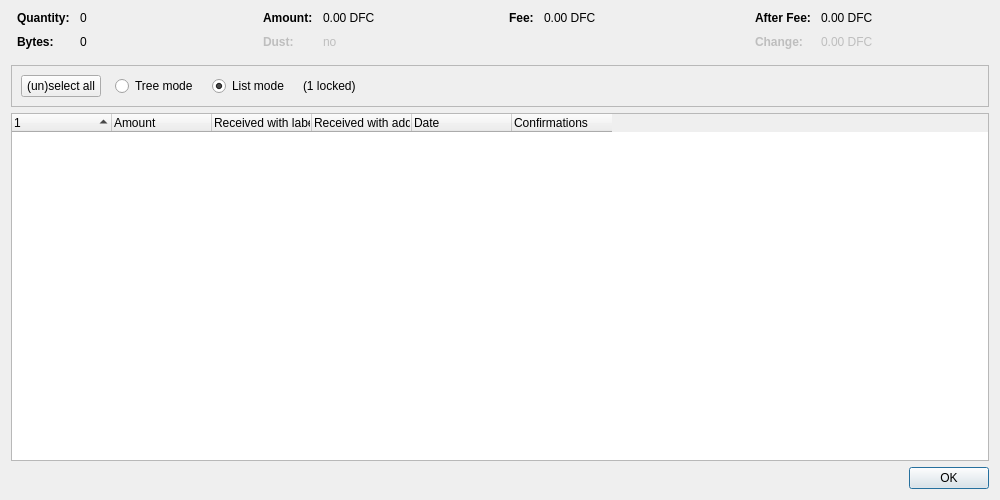
<?xml version="1.0" encoding="UTF-8"?>
<ui version="4.0">
 <class>CoinControlDialog</class>
 <widget class="QDialog" name="CoinControlDialog">
  <property name="geometry">
   <rect>
    <x>0</x>
    <y>0</y>
    <width>1000</width>
    <height>500</height>
   </rect>
  </property>
  <property name="windowTitle">
   <string>Coin Selection</string>
  </property>
  <layout class="QVBoxLayout" name="verticalLayout">
   <item>
    <layout class="QHBoxLayout" name="horizontalLayoutTop" stretch="0,0,0,0">
     <property name="topMargin">
      <number>0</number>
     </property>
     <property name="bottomMargin">
      <number>10</number>
     </property>
     <item>
      <layout class="QFormLayout" name="formLayoutCoinControl1">
       <property name="horizontalSpacing">
        <number>10</number>
       </property>
       <property name="verticalSpacing">
        <number>10</number>
       </property>
       <property name="leftMargin">
        <number>6</number>
       </property>
       <property name="rightMargin">
        <number>6</number>
       </property>
       <item row="0" column="0">
        <widget class="QLabel" name="labelCoinControlQuantityText">
         <property name="font">
          <font>
           <weight>75</weight>
           <bold>true</bold>
          </font>
         </property>
         <property name="text">
          <string>Quantity:</string>
         </property>
        </widget>
       </item>
       <item row="0" column="1">
        <widget class="QLabel" name="labelCoinControlQuantity">
         <property name="cursor">
          <cursorShape>IBeamCursor</cursorShape>
         </property>
         <property name="contextMenuPolicy">
          <enum>Qt::ActionsContextMenu</enum>
         </property>
         <property name="text">
          <string notr="true">0</string>
         </property>
         <property name="textInteractionFlags">
          <set>Qt::LinksAccessibleByMouse|Qt::TextSelectableByKeyboard|Qt::TextSelectableByMouse</set>
         </property>
        </widget>
       </item>
       <item row="1" column="0">
        <widget class="QLabel" name="labelCoinControlBytesText">
         <property name="font">
          <font>
           <weight>75</weight>
           <bold>true</bold>
          </font>
         </property>
         <property name="text">
          <string>Bytes:</string>
         </property>
        </widget>
       </item>
       <item row="1" column="1">
        <widget class="QLabel" name="labelCoinControlBytes">
         <property name="cursor">
          <cursorShape>IBeamCursor</cursorShape>
         </property>
         <property name="contextMenuPolicy">
          <enum>Qt::ActionsContextMenu</enum>
         </property>
         <property name="text">
          <string notr="true">0</string>
         </property>
         <property name="textInteractionFlags">
          <set>Qt::LinksAccessibleByMouse|Qt::TextSelectableByKeyboard|Qt::TextSelectableByMouse</set>
         </property>
        </widget>
       </item>
      </layout>
     </item>
     <item>
      <layout class="QFormLayout" name="formLayoutCoinControl2">
       <property name="horizontalSpacing">
        <number>10</number>
       </property>
       <property name="verticalSpacing">
        <number>10</number>
       </property>
       <property name="leftMargin">
        <number>6</number>
       </property>
       <property name="rightMargin">
        <number>6</number>
       </property>
       <item row="0" column="0">
        <widget class="QLabel" name="labelCoinControlAmountText">
         <property name="font">
          <font>
           <weight>75</weight>
           <bold>true</bold>
          </font>
         </property>
         <property name="text">
          <string>Amount:</string>
         </property>
        </widget>
       </item>
       <item row="0" column="1">
        <widget class="QLabel" name="labelCoinControlAmount">
         <property name="cursor">
          <cursorShape>IBeamCursor</cursorShape>
         </property>
         <property name="contextMenuPolicy">
          <enum>Qt::ActionsContextMenu</enum>
         </property>
         <property name="text">
          <string notr="true">0.00 DFC</string>
         </property>
         <property name="textInteractionFlags">
          <set>Qt::LinksAccessibleByMouse|Qt::TextSelectableByKeyboard|Qt::TextSelectableByMouse</set>
         </property>
        </widget>
       </item>
       <item row="1" column="0">
        <widget class="QLabel" name="labelCoinControlLowOutputText">
         <property name="enabled">
          <bool>false</bool>
         </property>
         <property name="font">
          <font>
           <weight>75</weight>
           <bold>true</bold>
          </font>
         </property>
         <property name="text">
          <string>Dust:</string>
         </property>
        </widget>
       </item>
       <item row="1" column="1">
        <widget class="QLabel" name="labelCoinControlLowOutput">
         <property name="enabled">
          <bool>false</bool>
         </property>
         <property name="cursor">
          <cursorShape>IBeamCursor</cursorShape>
         </property>
         <property name="contextMenuPolicy">
          <enum>Qt::ActionsContextMenu</enum>
         </property>
         <property name="text">
          <string notr="true">no</string>
         </property>
         <property name="textInteractionFlags">
          <set>Qt::LinksAccessibleByMouse|Qt::TextSelectableByKeyboard|Qt::TextSelectableByMouse</set>
         </property>
        </widget>
       </item>
      </layout>
     </item>
     <item>
      <layout class="QFormLayout" name="formLayoutCoinControl3">
       <property name="horizontalSpacing">
        <number>10</number>
       </property>
       <property name="verticalSpacing">
        <number>10</number>
       </property>
       <property name="leftMargin">
        <number>6</number>
       </property>
       <property name="rightMargin">
        <number>6</number>
       </property>
       <item row="0" column="0">
        <widget class="QLabel" name="labelCoinControlFeeText">
         <property name="font">
          <font>
           <weight>75</weight>
           <bold>true</bold>
          </font>
         </property>
         <property name="text">
          <string>Fee:</string>
         </property>
        </widget>
       </item>
       <item row="0" column="1">
        <widget class="QLabel" name="labelCoinControlFee">
         <property name="cursor">
          <cursorShape>IBeamCursor</cursorShape>
         </property>
         <property name="contextMenuPolicy">
          <enum>Qt::ActionsContextMenu</enum>
         </property>
         <property name="text">
          <string notr="true">0.00 DFC</string>
         </property>
         <property name="textInteractionFlags">
          <set>Qt::LinksAccessibleByMouse|Qt::TextSelectableByKeyboard|Qt::TextSelectableByMouse</set>
         </property>
        </widget>
       </item>
      </layout>
     </item>
     <item>
      <layout class="QFormLayout" name="formLayoutCoinControl4">
       <property name="horizontalSpacing">
        <number>10</number>
       </property>
       <property name="verticalSpacing">
        <number>10</number>
       </property>
       <property name="leftMargin">
        <number>6</number>
       </property>
       <property name="rightMargin">
        <number>6</number>
       </property>
       <item row="0" column="0">
        <widget class="QLabel" name="labelCoinControlAfterFeeText">
         <property name="font">
          <font>
           <weight>75</weight>
           <bold>true</bold>
          </font>
         </property>
         <property name="text">
          <string>After Fee:</string>
         </property>
        </widget>
       </item>
       <item row="0" column="1">
        <widget class="QLabel" name="labelCoinControlAfterFee">
         <property name="cursor">
          <cursorShape>IBeamCursor</cursorShape>
         </property>
         <property name="contextMenuPolicy">
          <enum>Qt::ActionsContextMenu</enum>
         </property>
         <property name="text">
          <string notr="true">0.00 DFC</string>
         </property>
         <property name="textInteractionFlags">
          <set>Qt::LinksAccessibleByMouse|Qt::TextSelectableByKeyboard|Qt::TextSelectableByMouse</set>
         </property>
        </widget>
       </item>
       <item row="1" column="0">
        <widget class="QLabel" name="labelCoinControlChangeText">
         <property name="enabled">
          <bool>false</bool>
         </property>
         <property name="font">
          <font>
           <weight>75</weight>
           <bold>true</bold>
          </font>
         </property>
         <property name="text">
          <string>Change:</string>
         </property>
        </widget>
       </item>
       <item row="1" column="1">
        <widget class="QLabel" name="labelCoinControlChange">
         <property name="enabled">
          <bool>false</bool>
         </property>
         <property name="cursor">
          <cursorShape>IBeamCursor</cursorShape>
         </property>
         <property name="contextMenuPolicy">
          <enum>Qt::ActionsContextMenu</enum>
         </property>
         <property name="text">
          <string notr="true">0.00 DFC</string>
         </property>
         <property name="textInteractionFlags">
          <set>Qt::LinksAccessibleByMouse|Qt::TextSelectableByKeyboard|Qt::TextSelectableByMouse</set>
         </property>
        </widget>
       </item>
      </layout>
     </item>
    </layout>
   </item>
   <item>
    <widget class="QFrame" name="frame">
     <property name="minimumSize">
      <size>
       <width>0</width>
       <height>40</height>
      </size>
     </property>
     <property name="frameShape">
      <enum>QFrame::StyledPanel</enum>
     </property>
     <property name="frameShadow">
      <enum>QFrame::Sunken</enum>
     </property>
     <layout class="QHBoxLayout" name="horizontalLayout">
      <item>
       <layout class="QHBoxLayout" name="horizontalLayoutPanel" stretch="0,0,0,0,0">
        <property name="spacing">
         <number>14</number>
        </property>
        <item>
         <widget class="QPushButton" name="pushButtonSelectAll">
          <property name="sizePolicy">
           <sizepolicy hsizetype="Maximum" vsizetype="Fixed">
            <horstretch>0</horstretch>
            <verstretch>0</verstretch>
           </sizepolicy>
          </property>
          <property name="text">
           <string>(un)select all</string>
          </property>
          <property name="autoDefault">
           <bool>false</bool>
          </property>
         </widget>
        </item>
        <item>
         <widget class="QRadioButton" name="radioTreeMode">
          <property name="sizePolicy">
           <sizepolicy hsizetype="Maximum" vsizetype="Fixed">
            <horstretch>0</horstretch>
            <verstretch>0</verstretch>
           </sizepolicy>
          </property>
          <property name="text">
           <string>Tree mode</string>
          </property>
         </widget>
        </item>
        <item>
         <widget class="QRadioButton" name="radioListMode">
          <property name="sizePolicy">
           <sizepolicy hsizetype="Maximum" vsizetype="Fixed">
            <horstretch>0</horstretch>
            <verstretch>0</verstretch>
           </sizepolicy>
          </property>
          <property name="text">
           <string>List mode</string>
          </property>
          <property name="checked">
           <bool>true</bool>
          </property>
         </widget>
        </item>
        <item>
         <widget class="QLabel" name="labelLocked">
          <property name="text">
           <string notr="true">(1 locked)</string>
          </property>
         </widget>
        </item>
        <item>
         <spacer name="horizontalSpacer">
          <property name="orientation">
           <enum>Qt::Horizontal</enum>
          </property>
          <property name="sizeHint" stdset="0">
           <size>
            <width>40</width>
            <height>20</height>
           </size>
          </property>
         </spacer>
        </item>
       </layout>
      </item>
     </layout>
    </widget>
   </item>
   <item>
    <widget class="CoinControlTreeWidget" name="treeWidget">
     <property name="contextMenuPolicy">
      <enum>Qt::CustomContextMenu</enum>
     </property>
     <property name="sortingEnabled">
      <bool>false</bool>
     </property>
     <property name="columnCount">
      <number>6</number>
     </property>
     <attribute name="headerShowSortIndicator" stdset="0">
      <bool>true</bool>
     </attribute>
     <attribute name="headerStretchLastSection">
      <bool>false</bool>
     </attribute>
     <column>
      <property name="text">
       <string/>
      </property>
     </column>
     <column>
      <property name="text">
       <string>Amount</string>
      </property>
     </column>
     <column>
      <property name="text">
       <string>Received with label</string>
      </property>
     </column>
     <column>
      <property name="text">
       <string>Received with address</string>
      </property>
     </column>
     <column>
      <property name="text">
       <string>Date</string>
      </property>
     </column>
     <column>
      <property name="text">
       <string>Confirmations</string>
      </property>
      <property name="toolTip">
       <string>Confirmed</string>
      </property>
     </column>
     <column>
      <property name="text">
       <string/>
      </property>
     </column>
     <column>
      <property name="text">
       <string/>
      </property>
     </column>
     <column>
      <property name="text">
       <string/>
      </property>
     </column>
     <column>
      <property name="text">
       <string/>
      </property>
     </column>
    </widget>
   </item>
   <item>
    <widget class="QDialogButtonBox" name="buttonBox">
     <property name="orientation">
      <enum>Qt::Horizontal</enum>
     </property>
     <property name="standardButtons">
      <set>QDialogButtonBox::Ok</set>
     </property>
    </widget>
   </item>
  </layout>
 </widget>
 <customwidgets>
  <customwidget>
   <class>CoinControlTreeWidget</class>
   <extends>QTreeWidget</extends>
   <header>qt/coincontroltreewidget.h</header>
  </customwidget>
 </customwidgets>
 <resources/>
 <connections/>
</ui>
